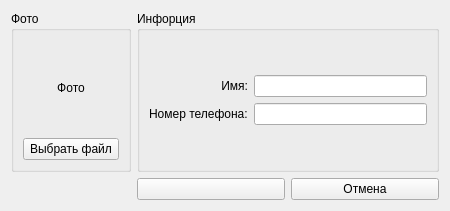
<?xml version="1.0" encoding="UTF-8"?>
<ui version="4.0">
 <class>addEditWindow</class>
 <widget class="QWidget" name="addEditWindow">
  <property name="windowModality">
   <enum>Qt::NonModal</enum>
  </property>
  <property name="geometry">
   <rect>
    <x>0</x>
    <y>0</y>
    <width>450</width>
    <height>211</height>
   </rect>
  </property>
  <property name="sizePolicy">
   <sizepolicy hsizetype="Fixed" vsizetype="Fixed">
    <horstretch>0</horstretch>
    <verstretch>0</verstretch>
   </sizepolicy>
  </property>
  <property name="minimumSize">
   <size>
    <width>450</width>
    <height>211</height>
   </size>
  </property>
  <property name="maximumSize">
   <size>
    <width>450</width>
    <height>211</height>
   </size>
  </property>
  <property name="windowTitle">
   <string>Form</string>
  </property>
  <layout class="QGridLayout" name="gridLayout">
   <item row="1" column="1">
    <layout class="QHBoxLayout" name="horizontalLayout">
     <item>
      <widget class="QPushButton" name="actionButton">
       <property name="text">
        <string/>
       </property>
       <property name="flat">
        <bool>false</bool>
       </property>
      </widget>
     </item>
     <item>
      <widget class="QPushButton" name="cancelButton">
       <property name="text">
        <string>Отмена</string>
       </property>
       <property name="flat">
        <bool>false</bool>
       </property>
      </widget>
     </item>
    </layout>
   </item>
   <item row="0" column="1">
    <widget class="QGroupBox" name="groupBox">
     <property name="title">
      <string>Инфорция</string>
     </property>
     <layout class="QGridLayout" name="gridLayout_3">
      <item row="0" column="0">
       <layout class="QGridLayout" name="gridLayout_2">
        <item row="1" column="0">
         <widget class="QLabel" name="phoneLabel">
          <property name="text">
           <string>Номер телефона:</string>
          </property>
         </widget>
        </item>
        <item row="0" column="1">
         <widget class="QLineEdit" name="nameEdit"/>
        </item>
        <item row="1" column="1">
         <widget class="QLineEdit" name="phoneEdit"/>
        </item>
        <item row="0" column="0">
         <widget class="QLabel" name="nameLabel">
          <property name="text">
           <string>Имя:</string>
          </property>
          <property name="alignment">
           <set>Qt::AlignRight|Qt::AlignTrailing|Qt::AlignVCenter</set>
          </property>
         </widget>
        </item>
       </layout>
      </item>
     </layout>
    </widget>
   </item>
   <item row="0" column="0">
    <widget class="QGroupBox" name="groupBox_2">
     <property name="title">
      <string>Фото</string>
     </property>
     <layout class="QGridLayout" name="gridLayout_4">
      <item row="2" column="0">
       <widget class="QPushButton" name="photoOpenButton">
        <property name="text">
         <string>Выбрать файл</string>
        </property>
       </widget>
      </item>
      <item row="1" column="0">
       <widget class="QLabel" name="photoBox">
        <property name="minimumSize">
         <size>
          <width>96</width>
          <height>96</height>
         </size>
        </property>
        <property name="maximumSize">
         <size>
          <width>96</width>
          <height>96</height>
         </size>
        </property>
        <property name="text">
         <string>Фото</string>
        </property>
        <property name="alignment">
         <set>Qt::AlignCenter</set>
        </property>
       </widget>
      </item>
     </layout>
    </widget>
   </item>
  </layout>
 </widget>
 <resources/>
 <connections/>
</ui>
